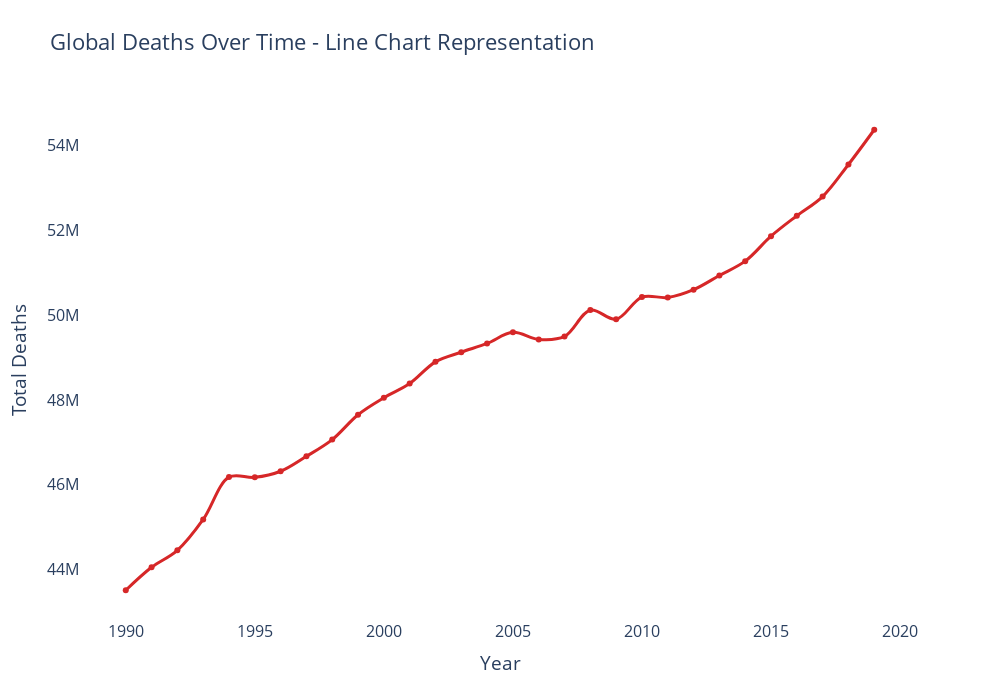

The code cell stored with this chart in its notebook:
### Code cell
# Re-import necessary libraries since the execution state was reset
import pandas as pd
import plotly.express as px

# Reload the dataset
file_path = "cause_of_deaths.csv"
df = pd.read_csv(file_path)

# Summing up total deaths for each year across all causes
yearly_deaths = df.groupby("Year")[df.columns[3:]].sum().reset_index()

# Calculate the total deaths per year
yearly_deaths["Total Deaths"] = yearly_deaths.iloc[:, 1:].sum(axis=1)

# Creating an Interactive Line Chart to show total deaths over time
fig = px.line(
    yearly_deaths,
    x="Year",
    y="Total Deaths",
    title="Global Deaths Over Time - Line Chart Representation",
    markers=True,  # Add markers for better visualization
    line_shape="spline",  # Smooth curves for better aesthetics
    color_discrete_sequence=["#D62728"],  # Professional color (dark red)
    hover_data={"Total Deaths": ":,.0f"}  # Show total deaths formatted with commas
)

# Improve layout and readability
fig.update_traces(line=dict(width=3))  # Thicker line for better visibility
fig.update_layout(
    xaxis_title="Year",
    yaxis_title="Total Deaths",
    width=1000,  # Large width
    height=700,  # Optimal height
    paper_bgcolor="white",
    plot_bgcolor="white",
    font=dict(size=16)  # Improve font size for readability
)

# Show the Line Chart
fig.show()

### Figure 1 — Plotly figure (JSON) as saved in the notebook; plotly's stock layout.template omitted (floating-point values rounded to 4 significant figures)
{"data": [{"hovertemplate": "Year=%{x}<br>Total Deaths=%{y:,.0f}<extra></extra>", "legendgroup": "", "line": {"color": "#D62728", "dash": "solid", "shape": "spline", "width": 3}, "marker": {"symbol": "circle"}, "mode": "lines+markers", "name": "", "orientation": "v", "showlegend": false, "type": "scatter", "x": [1990, 1991, 1992, 1993, 1994, 1995, 1996, 1997, 1998, 1999, 2000, 2001, 2002, 2003, 2004, 2005, 2006, 2007, 2008, 2009, 2010, 2011, 2012, 2013, 2014, 2015, 2016, 2017, 2018, 2019], "xaxis": "x", "y": [43518516, 44059729, 44459130, 45185713, 46182613, 46177018, 46320827, 46672370, 47066088, 47652090, 48050317, 48385692, 48897031, 49123952, 49330171, 49591909, 49424521, 49495216, 50115740, 49900666, 50422775, 50413303, 50597654, 50931550, 51268375, 51856393, 52337435, 52789758, 53545244, 54362920], "yaxis": "y"}], "layout": {"font": {"size": 16}, "height": 700, "legend": {"tracegroupgap": 0}, "paper_bgcolor": "white", "plot_bgcolor": "white", "title": {"text": "Global Deaths Over Time - Line Chart Representation"}, "width": 1000, "xaxis": {"anchor": "y", "autorange": true, "domain": [0, 1], "range": [1988.0, 2021.0], "title": {"text": "Year"}, "type": "linear"}, "yaxis": {"anchor": "x", "autorange": true, "domain": [0, 1], "range": [42820000.0, 55060000.0], "title": {"text": "Total Deaths"}, "type": "linear"}}}
